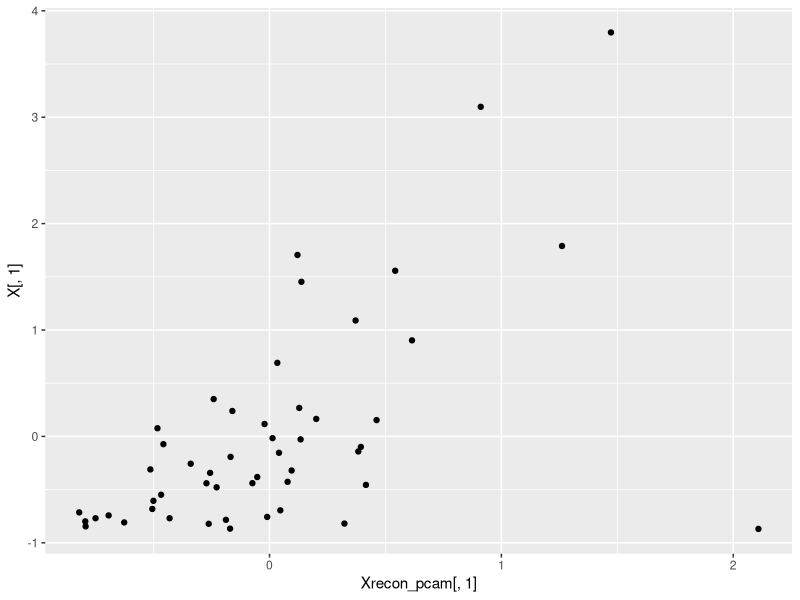
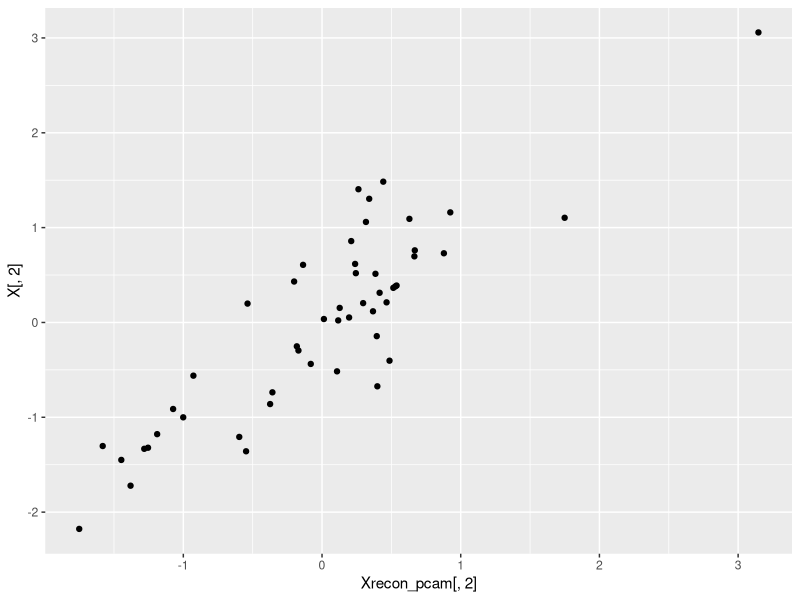
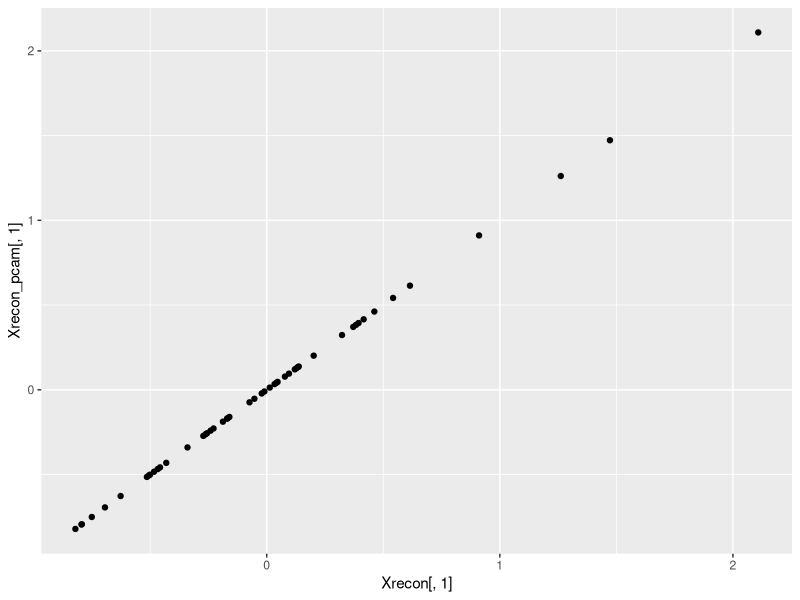

These figures' R source, in order:
## ---- chunk 1
library(tidyverse)

X = scale(state.x77)
## ---- chunk 2
em_pca = function(
  X,
  nComp = 2,
  tol   = .00001,
  maxits  = 100,
  showits = TRUE
  ) {
  
  # Arguments 
  # X: numeric data
  # nComp: number of components
  # tol = tolerance level
  # maxits: maximum iterations
  # showits: show iterations
  
  
  # starting points and other initializations
  N  = nrow(X)
  D  = ncol(X)
  L  = nComp
  Xt = t(X)
  Z  = t(replicate(L, rnorm(N)))                          # latent variables
  W  = replicate(L, rnorm(D))                             # loadings
  it = 0
  converged = FALSE
    
  if (showits)                                                     
    cat(paste("Iterations of EM:", "\n"))
  
  # while no convergence and we haven't reached our max iterations do this stuff
  while ((!converged) & (it < maxits)) {                           
    Z_old = Z                                      # create 'old' values for comparison
    Z = solve(t(W)%*%W) %*% crossprod(W, Xt)       # E
    W = Xt%*%t(Z) %*% solve(tcrossprod(Z))         # M

    it = it + 1
    
    # if showits, show first and every 5th iteration
    if (showits & (it == 1 | it%%5 == 0))           
      cat(paste(format(it), "...", "\n", sep = ""))
    
    converged = max(abs(Z_old-Z)) <= tol
  }
  
  # calculate reconstruction error
  Xrecon   = W %*% Z
  reconerr = sum((Xrecon - t(X))^2)
  
  # orthogonalize
  W     = pracma::orth(W)     # for orthonormal basis of W; pcaMethods package has also
  evs   = eigen(cov(X %*% W))
  evals = evs$values
  evecs = evs$vectors
  
  W = W %*% evecs
  Z = X %*% W

  if (showits)                                     # Show last iteration
    cat(paste0(format(it), "...", "\n"))
  
  list(
    scores   = Z,
    loadings = W,
    reconerr = reconerr,
    Xrecon   = t(Xrecon)
  )
}
## ---- chunk 3
results_pca = em_pca(
  X = X,
  nComp = 2,
  tol = 1e-12,
  maxit = 1000
)

results_pca
## ---- chunk 4
Xrecon      = results_pca$Xrecon
loadings_em = results_pca$loadings
scores_em   = results_pca$scores
## ---- chunk 5
library(pcaMethods)  # install via BiocManager::install("pcaMethods")

result_pcam = pca(
  X,
  nPcs = 2,
  method = 'svd',
  scale  = 'none',
  center = FALSE
)

loadings_pcam = loadings(result_pcam)
scores_pcam   = scores(result_pcam)
## ---- chunk 6
sum((abs(loadings_pcam) - abs(loadings_em))^2)
abs(round(cbind(scores_pcam, scores_em), 2))
## ---- chunk 7
Xrecon_pcam = scores_pcam %*% t(loadings_pcam)

mean((Xrecon - X)^2)
mean((Xrecon_pcam - X)^2)

mean(abs(Xrecon_pcam - Xrecon))
## ---- chunk 8
qplot(Xrecon_pcam[,1], X[,1])
qplot(Xrecon_pcam[,2], X[,2])
qplot(Xrecon[,1], Xrecon_pcam[,1])
